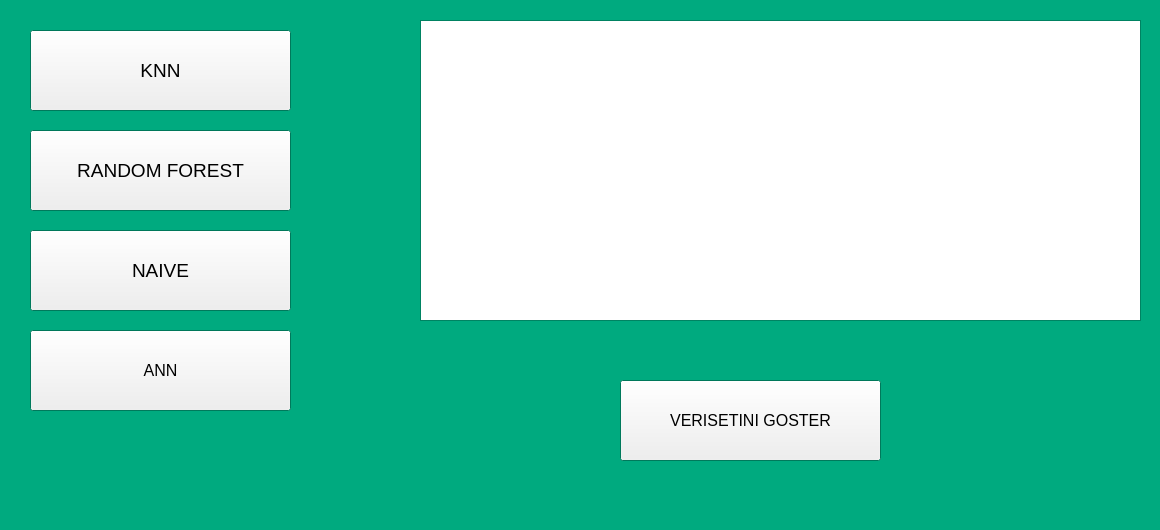
<?xml version="1.0" encoding="UTF-8"?>
<ui version="4.0">
 <class>Form</class>
 <widget class="QWidget" name="Form">
  <property name="geometry">
   <rect>
    <x>0</x>
    <y>0</y>
    <width>1160</width>
    <height>530</height>
   </rect>
  </property>
  <property name="palette">
   <palette>
    <active>
     <colorrole role="Base">
      <brush brushstyle="SolidPattern">
       <color alpha="255">
        <red>255</red>
        <green>255</green>
        <blue>255</blue>
       </color>
      </brush>
     </colorrole>
     <colorrole role="Window">
      <brush brushstyle="SolidPattern">
       <color alpha="255">
        <red>0</red>
        <green>170</green>
        <blue>127</blue>
       </color>
      </brush>
     </colorrole>
    </active>
    <inactive>
     <colorrole role="Base">
      <brush brushstyle="SolidPattern">
       <color alpha="255">
        <red>255</red>
        <green>255</green>
        <blue>255</blue>
       </color>
      </brush>
     </colorrole>
     <colorrole role="Window">
      <brush brushstyle="SolidPattern">
       <color alpha="255">
        <red>0</red>
        <green>170</green>
        <blue>127</blue>
       </color>
      </brush>
     </colorrole>
    </inactive>
    <disabled>
     <colorrole role="Base">
      <brush brushstyle="SolidPattern">
       <color alpha="255">
        <red>0</red>
        <green>170</green>
        <blue>127</blue>
       </color>
      </brush>
     </colorrole>
     <colorrole role="Window">
      <brush brushstyle="SolidPattern">
       <color alpha="255">
        <red>0</red>
        <green>170</green>
        <blue>127</blue>
       </color>
      </brush>
     </colorrole>
    </disabled>
   </palette>
  </property>
  <property name="windowTitle">
   <string>Form</string>
  </property>
  <widget class="QTableWidget" name="tableWidget">
   <property name="geometry">
    <rect>
     <x>420</x>
     <y>20</y>
     <width>721</width>
     <height>301</height>
    </rect>
   </property>
  </widget>
  <widget class="QPushButton" name="BtnDYukle">
   <property name="geometry">
    <rect>
     <x>620</x>
     <y>380</y>
     <width>261</width>
     <height>81</height>
    </rect>
   </property>
   <property name="font">
    <font>
     <pointsize>12</pointsize>
    </font>
   </property>
   <property name="text">
    <string>VERISETINI GOSTER</string>
   </property>
  </widget>
  <widget class="QPushButton" name="BtnANN">
   <property name="geometry">
    <rect>
     <x>30</x>
     <y>330</y>
     <width>261</width>
     <height>81</height>
    </rect>
   </property>
   <property name="font">
    <font>
     <pointsize>12</pointsize>
    </font>
   </property>
   <property name="text">
    <string>ANN</string>
   </property>
  </widget>
  <widget class="QPushButton" name="BtnKNN">
   <property name="geometry">
    <rect>
     <x>30</x>
     <y>30</y>
     <width>261</width>
     <height>81</height>
    </rect>
   </property>
   <property name="font">
    <font>
     <pointsize>14</pointsize>
    </font>
   </property>
   <property name="text">
    <string>KNN</string>
   </property>
  </widget>
  <widget class="QPushButton" name="BtnNaive">
   <property name="geometry">
    <rect>
     <x>30</x>
     <y>230</y>
     <width>261</width>
     <height>81</height>
    </rect>
   </property>
   <property name="font">
    <font>
     <pointsize>14</pointsize>
    </font>
   </property>
   <property name="text">
    <string>NAIVE</string>
   </property>
  </widget>
  <widget class="QPushButton" name="BtnRandomForest">
   <property name="geometry">
    <rect>
     <x>30</x>
     <y>130</y>
     <width>261</width>
     <height>81</height>
    </rect>
   </property>
   <property name="font">
    <font>
     <pointsize>14</pointsize>
    </font>
   </property>
   <property name="text">
    <string>RANDOM FOREST</string>
   </property>
  </widget>
 </widget>
 <resources/>
 <connections/>
</ui>
